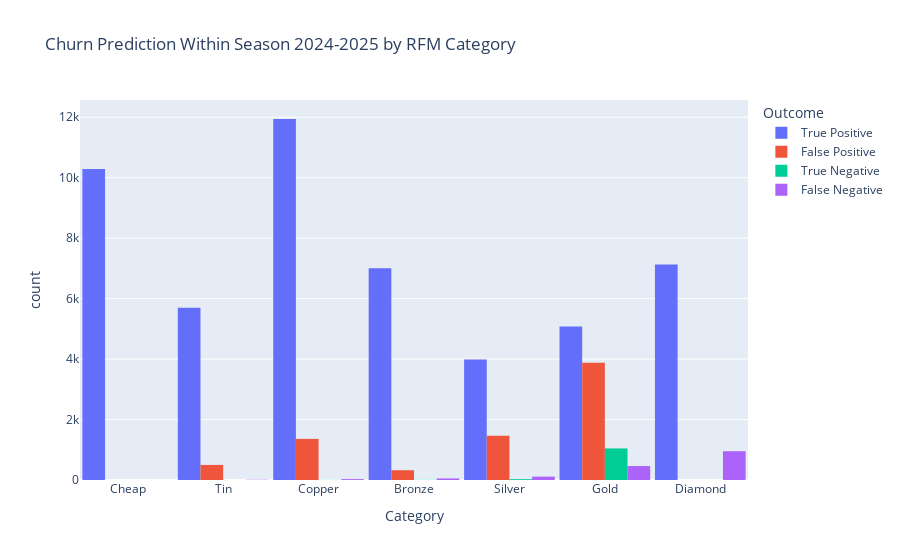

Write notebook code for a chart like this one.
### Code cell
merged_df["churn_case"] = merged_df.apply(classify_case, axis=1)

# order
order = ["Cheap", "Tin", "Copper", "Bronze", "Silver", "Gold", "Diamond"]

# hist
fig = px.histogram(
    merged_df,
    x="RFM_Category",
    color="churn_case",
    category_orders={
        "RFM_Category": order,
        "churn_case": ["True Positive", "False Positive", "True Negative", "False Negative"]
    },
    barmode="group",  
    title="Churn Prediction Within Season 2024-2025 by RFM Category",
    labels={"RFM_Category": "Category", "count": "Count", "churn_case": "Outcome"}
)

fig.update_layout(bargap=0.05)
fig.show()

# counts
churn_case_counts = (
    merged_df
    .groupby(["RFM_Category", "churn_case"])
    .size()
    .unstack(fill_value=0)
    .reindex(order)
    .reset_index()
)

churn_case_counts

### Figure 1 — Plotly figure (JSON) as saved in the notebook; plotly's stock layout.template omitted (floating-point values rounded to 4 significant figures; data arrays with more than 128 entries replaced by an {"elided": "..."} marker saying what was removed)
{"data": [{"alignmentgroup": "True", "bingroup": "x", "hovertemplate": "Outcome=True Positive<br>Category=%{x}<br>count=%{y}<extra></extra>", "legendgroup": "True Positive", "marker": {"color": "#636efa", "pattern": {"shape": ""}}, "name": "True Positive", "offsetgroup": "True Positive", "orientation": "v", "showlegend": true, "type": "histogram", "x": {"elided": "51124 str values"}, "xaxis": "x", "yaxis": "y"}, {"alignmentgroup": "True", "bingroup": "x", "hovertemplate": "Outcome=False Positive<br>Category=%{x}<br>count=%{y}<extra></extra>", "legendgroup": "False Positive", "marker": {"color": "#EF553B", "pattern": {"shape": ""}}, "name": "False Positive", "offsetgroup": "False Positive", "orientation": "v", "showlegend": true, "type": "histogram", "x": {"elided": "7523 str values"}, "xaxis": "x", "yaxis": "y"}, {"alignmentgroup": "True", "bingroup": "x", "hovertemplate": "Outcome=True Negative<br>Category=%{x}<br>count=%{y}<extra></extra>", "legendgroup": "True Negative", "marker": {"color": "#00cc96", "pattern": {"shape": ""}}, "name": "True Negative", "offsetgroup": "True Negative", "orientation": "v", "showlegend": true, "type": "histogram", "x": {"elided": "1083 str values"}, "xaxis": "x", "yaxis": "y"}, {"alignmentgroup": "True", "bingroup": "x", "hovertemplate": "Outcome=False Negative<br>Category=%{x}<br>count=%{y}<extra></extra>", "legendgroup": "False Negative", "marker": {"color": "#ab63fa", "pattern": {"shape": ""}}, "name": "False Negative", "offsetgroup": "False Negative", "orientation": "v", "showlegend": true, "type": "histogram", "x": {"elided": "1616 str values"}, "xaxis": "x", "yaxis": "y"}], "layout": {"bargap": 0.05, "barmode": "group", "legend": {"title": {"text": "Outcome"}, "tracegroupgap": 0}, "title": {"text": "Churn Prediction Within Season 2024-2025 by RFM Category"}, "xaxis": {"anchor": "y", "categoryarray": ["Cheap", "Tin", "Copper", "Bronze", "Silver", "Gold", "Diamond"], "categoryorder": "array", "domain": [0, 1], "title": {"text": "Category"}}, "yaxis": {"anchor": "x", "domain": [0, 1], "title": {"text": "count"}}}}
